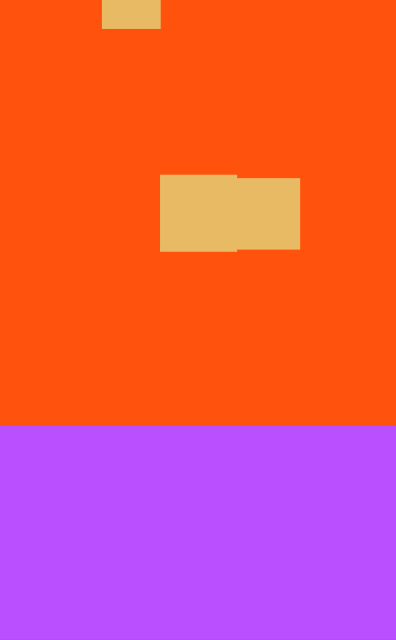
Frame 1 (no input)
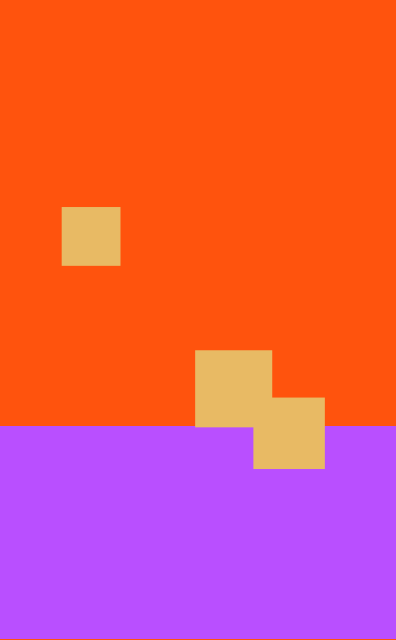
Frame 60 (the mouse pressed at the canvas centre just before this capture)
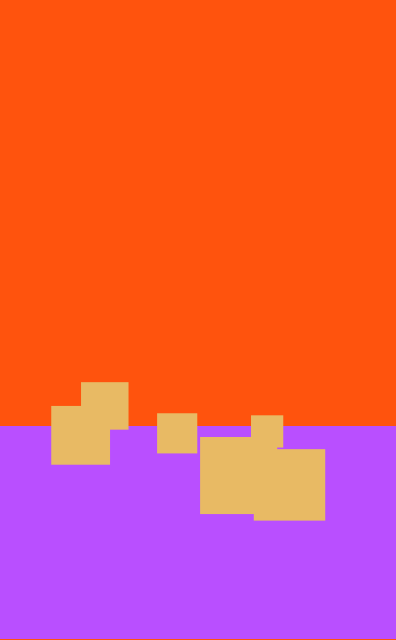
Frame 120 (the mouse held since frame 60 and released just before this capture)

The Processing sketch that drew these frames (run headless with seeded random() and noise(); from frame 60 on, the mouse is pressed at the canvas centre):

// Processing sketch: ex_2_6_squares_with_drag
// ── ex_2_6_squares_with_drag.pde
//
// constants
//
color bg = #ff530d;
color yellow = #fff245;
color tan = #e8ba64;
color puce = #E8095B;
color purple = #B94FFF;

enum HighlightState { DONT,RESISTED,ACCELERATED }



//
// classes
//
class Mover {
  PVector location, velocity, acceleration;
  float radius;
  float mass;
  HighlightState highlight;

  Mover (float x, float y, float m) {
    mass = m;
    radius = m * 5;
    location = new PVector(x, y);
    velocity = new PVector();
    acceleration = new PVector();
  }

  void applyForce (PVector f) {
    PVector accel = PVector.div( f, mass );
    acceleration.add( accel );
  }

  void update () {
    velocity.add(acceleration);
    location.add(velocity);

    if( location.x <= 0 || location.x >= width ) velocity.x *= -1;
    if( location.y <= 0 || location.y >= height ) velocity.y *= -1;

    acceleration.mult(0);
  }

  void display () {
    color c;

    switch( highlight ) {
      case RESISTED: c = puce; break;
      case ACCELERATED: c = purple; break;
      default: c = tan;
    }

    noStroke();
    fill(c);
    rect( location.x - radius, location.y  - radius, radius * 2, radius  * 2 );
  }

  boolean isInside(Liquid l) {
    return (location.x>l.x
      && location.x<l.x+l.w
      && location.y>l.y
      && location.y<l.y+l.h
    );
  }

  void drag(Liquid l) {
    float speed = velocity.mag();
    // The force’s magnitude: Cd * v~2~
    float dragMagnitude = l.c * speed * speed * (mass / 3);

    PVector drag = velocity.get();
    drag.mult(-1);
    // The force's direction: -1 * velocity
    drag.normalize();

    // Finalize the force: magnitude and direction together.
    drag.mult(dragMagnitude);

    // Apply the force.
    applyForce(drag);
  }
}



class Liquid {
  // The liquid object includes a variable defining its coefficient of drag.
  float x,y,w,h;
  float c;

  Liquid(float x_, float y_, float w_, float h_, float c_) {
    x = x_;
    y = y_;
    w = w_;
    h = h_;
    c = c_;
  }

  void display() {
    noStroke();
    fill(purple);
    rect(x,y,w,h);
  }
}



// Variables
Mover[] movers;
Liquid liquid;
PVector gravity = new PVector(0, 0.7);



//
// event handlers
//
void setup () {
  size( 396, 640 );

  movers = new Mover[3];

  movers[0] = moverFactory( width / 3, 0, random( 2, 8 ) );
  movers[1] = moverFactory( width / 2, height / 3, random( 2, 8 ) );
  movers[2] = moverFactory( 2 * width / 3, height / 3, random( 2, 8 ) );

  liquid = new Liquid(0, 2 * height / 3, width, height/3, 0.4);
}

void draw () {
  background(bg);

  liquid.display();

  int len = movers.length;
  for( int i = 0; i < len; i++ ) {
    movers[i].highlight = HighlightState.DONT;
    movers[i].applyForce( gravity );
    if (movers[i].isInside(liquid)) {
      movers[i].drag(liquid);
    }
    movers[i].update();
    movers[i].display();
  }
}

void mousePressed() {
  Mover new_one = moverFactory( width / 3, 0, random( 2, 8 ) );
  Mover new_two = moverFactory( width / 2, height / 3, random( 2, 8 ) );
  Mover new_three = moverFactory( 2 * width / 3, height / 3, random( 2, 8 ) );

  movers = (Mover[]) append(movers, new_one);
  movers = (Mover[]) append(movers, new_two);
  movers = (Mover[]) append(movers, new_three);
}



//
// helpers
//
Mover moverFactory (float x, float y, float m) {
  PVector shove;
  Mover b = new Mover( x, y, m );

  shove = PVector.random2D();
  shove.mult(random(20));
  b.applyForce( shove );
  return b;
}
